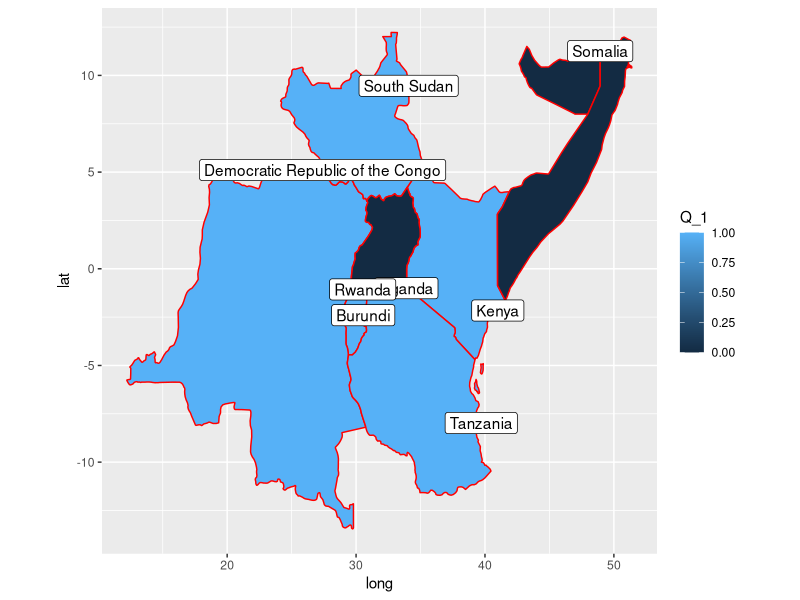

Write the R code that produced this figure.
## ---- chunk 1
library(tidyverse, quietly=TRUE)

females <- read.csv("women_autonomous_decisions.csv", na.strings="..")
females_narrower <- females[, c(1, 3, 7)]
colnames(females_narrower) <- c("name", "region", "response")
females_narrower$region[females_narrower$region == "Congo, Dem. Rep."] <- 
  "Democratic Republic of the Congo"

females_wider <- pivot_wider(females_narrower, names_from=name, 
                             values_from=response)

women_vs_men <- females_wider[, c(1:15)]
colnames(women_vs_men) <- c("region", paste0("Q_", 1:14))
## ---- chunk 2
library(scales)
east_africa <- map_data("world", region=unique(women_vs_men$region))
east_data <- left_join(women_vs_men, east_africa, by=c("region"))

labels <- east_data %>%
  distinct(region, Q_1, .keep_all=TRUE) %>%
  filter(!is.na(Q_1))
  
  
ggplot(east_data, aes(x=long, y=lat, group=group))+
  coord_fixed(1.5)+
  geom_polygon(aes(fill=Q_1), color="red")+
  #scale_fill_manual(values=c("blue", "yellow"))+
  geom_label(aes(label=region), data=labels)

  ggrepel::geom_label_repel(aes(label= region), data= labels, 
                            size=2.5, max.overlaps = 50, label.size=0, 
                            arrow=arrow(length=unit(0.1, 'cm')))
